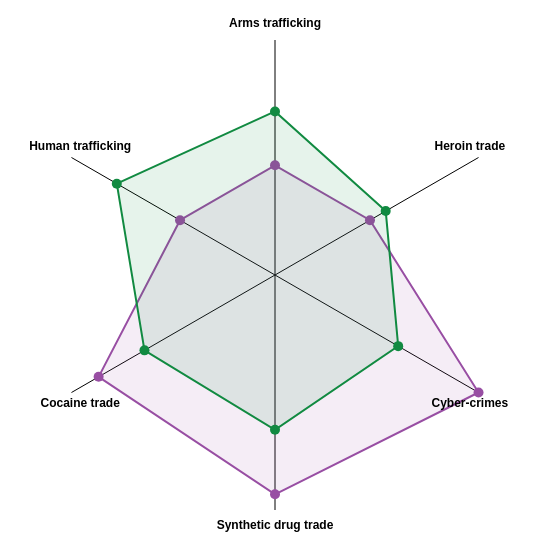

Express this chart as Vega-Lite.
### Vega specification from a JSON file in a GitHub repository (floating-point values rounded to 4 significant figures)
{"$schema": "https://vega.github.io/schema/vega/v5.json", "description": "A radar chart example, showing multiple dimensions in a radial layout.", "width": 550, "height": 550, "padding": 40, "autosize": {"type": "none", "contains": "padding"}, "signals": [{"name": "radius", "update": "width / 2"}], "data": [{"name": "table", "values": [{"Country": "Australia", "category": "Human trafficking", "value": 3.5}, {"Country": "Australia", "category": "Arms trafficking", "value": 3.5}, {"Country": "Australia", "category": "Heroin trade", "value": 3.5}, {"Country": "Australia", "category": "Cyber-crimes", "value": 7.5}, {"Country": "Australia", "category": "Synthetic drug trade", "value": 7.0}, {"Country": "Australia", "category": "Cocaine trade", "value": 6.5}, {"Country": "Rest of the World", "category": "Human trafficking", "value": 5.83}, {"Country": "Rest of the World", "category": "Arms trafficking", "value": 5.22}, {"Country": "Rest of the World", "category": "Heroin trade", "value": 4.08}, {"Country": "Rest of the World", "category": "Cyber-crimes", "value": 4.54}, {"Country": "Rest of the World", "category": "Synthetic drug trade", "value": 4.94}, {"Country": "Rest of the World", "category": "Cocaine trade", "value": 4.81}]}, {"name": "countries", "source": "table", "transform": [{"type": "aggregate", "groupby": ["category"]}]}], "scales": [{"name": "angular", "type": "point", "range": {"signal": "[-PI, PI]"}, "padding": 0.5, "domain": {"data": "countries", "field": "category"}}, {"name": "radial", "type": "linear", "range": {"signal": "[0, radius]"}, "zero": true, "nice": false, "domain": {"data": "table", "field": "value"}, "domainMin": 0}, {"name": "color", "type": "ordinal", "domain": ["Australia", "Rest of the World"], "range": ["#984ea3", "#118a41"]}], "encode": {"enter": {"x": {"signal": "radius"}, "y": {"signal": "radius"}}}, "marks": [{"type": "group", "name": "categories", "zindex": 2, "from": {"facet": {"data": "table", "name": "facet", "groupby": ["Country"]}}, "marks": [{"type": "line", "name": "category-line", "from": {"data": "facet"}, "zindex": 0, "encode": {"enter": {"interpolate": {"value": "linear-closed"}, "x": {"signal": "scale('radial', datum.value) * cos(scale('angular', datum.category))"}, "y": {"signal": "scale('radial', datum.value) * sin(scale('angular', datum.category))"}, "stroke": {"scale": "color", "field": "Country"}, "strokeWidth": {"value": 2}, "fill": {"scale": "color", "field": "Country"}, "fillOpacity": {"value": 0.1}}}}, {"type": "symbol", "from": {"data": "facet"}, "zindex": 4, "encode": {"enter": {"x": {"signal": "scale('radial', datum.value) * cos(scale('angular', datum.category))"}, "y": {"signal": "scale('radial', datum.value) * sin(scale('angular', datum.category))"}, "fill": {"scale": "color", "field": "Country"}, "size": {"value": 100}, "tooltip": {"signal": "datum.Country + ': ' + format(datum.value, '.2f')"}}}}]}, {"type": "rule", "name": "radial-grid", "from": {"data": "countries"}, "zindex": 0, "encode": {"enter": {"x": {"value": 0}, "y": {"value": 0}, "x2": {"signal": "radius * cos(scale('angular', datum.category))"}, "y2": {"signal": "radius * sin(scale('angular', datum.category))"}, "stroke": {"value": "black"}, "strokeWidth": {"value": 1}}}}, {"type": "text", "name": "key-label", "from": {"data": "countries"}, "zindex": 4, "encode": {"enter": {"x": {"signal": "(radius - 10) * cos(scale('angular', datum.category))"}, "y": {"signal": "(radius + 10) * sin(scale('angular', datum.category))"}, "text": {"field": "category"}, "align": [{"test": "abs(scale('angular', datum.category)) > PI / 2", "value": "center"}, {"value": "center"}], "baseline": [{"test": "scale('angular', datum.category) > 0", "value": "top"}, {"test": "scale('angular', datum.category) == 0", "value": "middle"}, {"value": "bottom"}], "fill": {"value": "black"}, "fontWeight": {"value": "bold"}, "fontSize": {"value": 12}}}}]}
